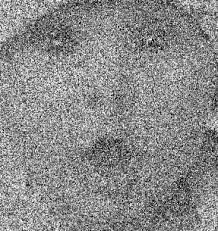
#> input picture Lab1/XLA_lab1/exercise/baby.jpeg, 218 x 231 px
$ jupyter execute lab1.ipynb
#> lines starting #> are read from the running program, lines starting #| are printed output that depends on the picture
<!-- CÂU 1 -->

[cell 1]
from PIL import Image

img = Image.open('./XLA_lab1/exercise/baby.jpeg').convert('RGB')
#> img is the input picture: PIL image 218x231 RGB; min 0, max 255, mean 137.8
r, g, b = img.split()
red_img = Image.merge('RGB', (r, Image.new('L', r.size), Image.new('L', r.size)))
red_img.save('./XLA_lab1/red.jpg')

green_img = Image.merge('RGB', (Image.new('L', g.size), g, Image.new('L', g.size)))
green_img.save('./XLA_lab1/green.jpg')

blue_img = Image.merge('RGB', (Image.new('L', b.size), Image.new('L', b.size), b))
blue_img.save('./XLA_lab1/blue.jpg')

<!-- CÂU 2 -->

[cell 2]
import numpy as np
import imageio.v2 as iio
import matplotlib.pylab as plt

img = iio.imread('./XLA_lab1/exercise/baby.jpeg')

swapped_rb = img.copy()
swapped_rb[:, :, [0, 2]] = swapped_rb[:, :, [2, 0]]

swapped_rg = img.copy()
swapped_rg[:, :, [0, 1]] = swapped_rg[:, :, [1, 0]]

swapped_gb = img.copy()
swapped_gb[:, :, [1, 2]] = swapped_gb[:, :, [2, 1]]

iio.imwrite('./XLA_lab1/swapped_rb.jpg', swapped_rb)
iio.imwrite('./XLA_lab1/swapped_rg.jpg', swapped_rg)
iio.imwrite('./XLA_lab1/swapped_gb.jpg', swapped_gb)

plt.figure(figsize=(12,4))
plt.subplot(1,4,1)
plt.imshow(img)
plt.title('Original')
plt.axis('off')

plt.subplot(1,4,2)
plt.imshow(swapped_rb)
plt.title('Swap R<->B')
plt.axis('off')

plt.subplot(1,4,3)
plt.imshow(swapped_rg)
plt.title('Swap R<->G')
plt.axis('off')

plt.subplot(1,4,4)
plt.imshow(swapped_gb)
plt.title('Swap G<->B')
plt.axis('off')

plt.show()

<!-- CÂU 3 -->

[cell 3]
import numpy as np
import imageio.v2 as iio
import colorsys

img = iio.imread('./XLA_lab1/exercise/flower.jpeg')
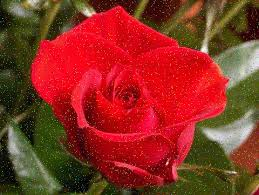
#> input picture Lab1/XLA_lab1/exercise/flower.jpeg, 259 x 195 px
#> img is the input picture: shape (195, 259, 3); mean R, G, B 138.9, 49.1, 35
img = img / 255.0
hsv_img = np.zeros_like(img)

for i in range(img.shape[0]):
    for j in range(img.shape[1]):
        r, g, b = img[i, j]
        h, s, v = colorsys.rgb_to_hsv(r, g, b)
        hsv_img[i, j] = [h, s, v]
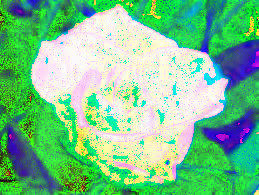
#> hsv_img: shape (195, 259, 3) float64; mean R, G, B 0.483, 0.767, 0.555

H = hsv_img[:, :, 0]
S = hsv_img[:, :, 1]
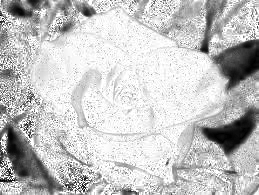
#> S: shape (195, 259) float64; min 0, max 1, mean 0.767
V = hsv_img[:, :, 2]
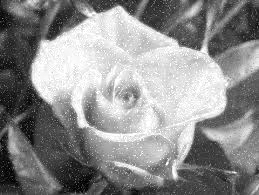
#> V: shape (195, 259) float64; min 0, max 1, mean 0.555

H_img = (H * 255).astype(np.uint8)
S_img = (S * 255).astype(np.uint8)
V_img = (V * 255).astype(np.uint8)

iio.imwrite('./XLA_lab1/hue.jpg', H_img)
iio.imwrite('./XLA_lab1/saturation.jpg', S_img)
iio.imwrite('./XLA_lab1/value.jpg', V_img)

<!-- CÂU 4 -->

[cell 4]
import numpy as np
import imageio.v2 as iio
import colorsys

img = iio.imread('./XLA_lab1/exercise/baby.jpeg') / 255.0
#> img: shape (231, 218, 3) float64; min 0, max 1, mean 0.54

hsv_img = np.zeros_like(img)

for i in range(img.shape[0]):
    for j in range(img.shape[1]):
        r, g, b = img[i, j]
        h, s, v = colorsys.rgb_to_hsv(r, g, b)

        h_new = 1/3
        v_new = 0.75 * v
        hsv_img[i, j] = [h_new, s, v_new]
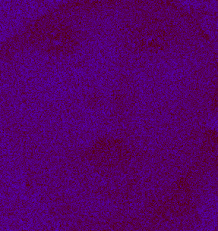
#> hsv_img: shape (231, 218, 3) float64; mean R, G, B 0.333, 0, 0.405

rgb_new = np.zeros_like(img)
for i in range(img.shape[0]):
    for j in range(img.shape[1]):
        h, s, v = hsv_img[i, j]
        r, g, b = colorsys.hsv_to_rgb(h, s, v)
        rgb_new[i, j] = [r, g, b]
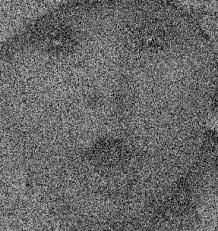
#> rgb_new: shape (231, 218, 3) float64; min 0, max 0.75, mean 0.405

rgb_new_img = (rgb_new * 255).astype(np.uint8)
iio.imwrite('./XLA_lab1/hsv_modified.jpg', rgb_new_img)

<!-- CÂU 5 -->

[cell 5]
import numpy as np
import imageio.v2 as iio
import scipy.ndimage as sn
import os

folder = './XLA_lab1/exercise'
output_folder = './XLA_lab1/mean_filtered'
os.makedirs(output_folder, exist_ok=True)

for filename in os.listdir(folder):
    if filename.lower().endswith(('.jpg', '.jpeg', '.png', '.bmp', '.tif')):
        img_path = os.path.join(folder, filename)
        img = iio.imread(img_path)

        if img.ndim == 3:
            filtered = np.zeros_like(img)
            for c in range(3):
                filtered[:, :, c] = sn.uniform_filter(img[:, :, c], size=3)
        else:
            filtered = sn.uniform_filter(img, size=3)
        save_path = os.path.join(output_folder, f'mean_{filename}')
        iio.imwrite(save_path, filtered)
        print(f'Đã lưu: {save_path}')
#> pass 2 of the loop `for filename in os.listdir(folder):`:
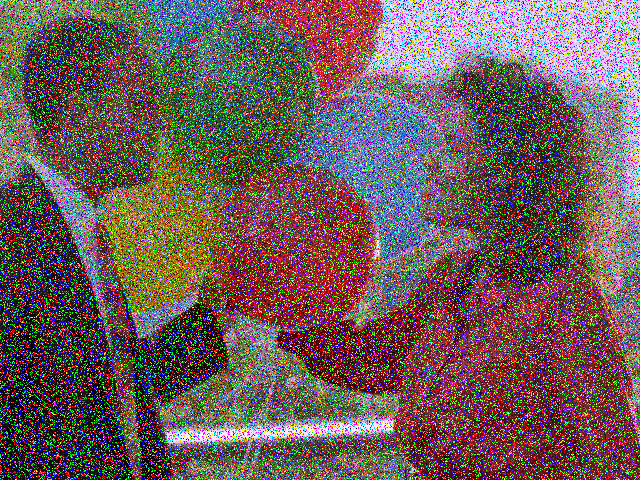
#> input picture Lab1/XLA_lab1/exercise/balloons_noisy.png, 640 x 480 px
#> img is the input picture: shape (480, 640, 3); mean R, G, B 109.1, 92, 89.9

<!-- CÂU 6 -->

[cell 6]
import numpy as np
import imageio.v2 as iio
import scipy.ndimage as sn
import os

folder = './XLA_lab1/exercise'
output_folder = './XLA_lab1/denoise'
os.makedirs(output_folder, exist_ok=True)

for filename in os.listdir(folder):
    if filename.lower().endswith(('.jpg', '.jpeg', '.png', '.bmp', '.tif')):
        img_path = os.path.join(folder, filename)
        img = iio.imread(img_path)

        # Nếu ảnh màu, áp dụng filter cho từng kênh
        if img.ndim == 3:
            mean = np.zeros_like(img)
            median = np.zeros_like(img)
            gaussian = np.zeros_like(img)
            for c in range(3):
                mean[:, :, c] = sn.uniform_filter(img[:, :, c], size=3)
                median[:, :, c] = sn.median_filter(img[:, :, c], size=3)
                gaussian[:, :, c] = sn.gaussian_filter(img[:, :, c], sigma=1)
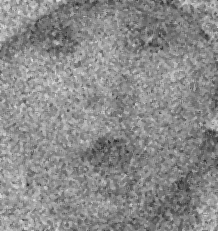
#> median: shape (231, 218, 3); min 39, max 226, mean 138.4
        else:
            mean = sn.uniform_filter(img, size=3)
            median = sn.median_filter(img, size=3)
            gaussian = sn.gaussian_filter(img, sigma=1)

        # Lưu ảnh đã lọc
        iio.imwrite(os.path.join(output_folder, f'mean_{filename}'), mean)
        iio.imwrite(os.path.join(output_folder, f'median_{filename}'), median)
        iio.imwrite(os.path.join(output_folder, f'gaussian_{filename}'), gaussian)
        print(f'Đã lưu: mean_{filename}, median_{filename}, gaussian_{filename}')
#> pass 2 of the loop `for filename in os.listdir(folder):`:
#> after the loop `for c in range(3):`:
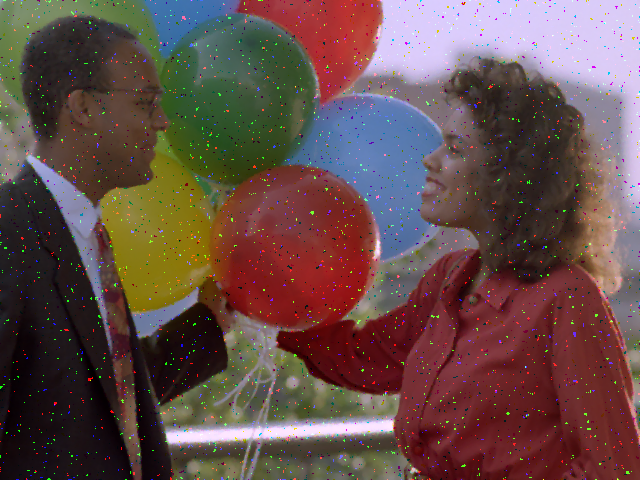
#> median: shape (480, 640, 3); mean R, G, B 101.3, 77.4, 74.4

<!-- CÂU7 -->

[cell 7]
import numpy as np
import imageio.v2 as iio
import scipy.ndimage as sn
from skimage import filters
import matplotlib.pyplot as plt
import os
import glob

input_folder = 'Exercise'
output_folder = 'Exercise_Edges'
os.makedirs(output_folder, exist_ok=True)

image_paths = glob.glob(os.path.join(input_folder, '*'))

for img_path in image_paths:
    img = iio.imread(img_path, as_gray=True)
#> img: shape (231, 218) float32; min 0, max 255, mean 137.8

    if img.dtype != np.uint8:
        img = (img * 255).astype(np.uint8)
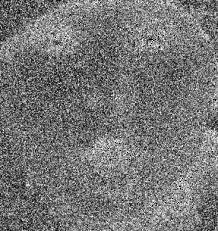
#> img: shape (231, 218); min 0, max 255, mean 117.8

    denoised = sn.gaussian_filter(img, sigma=1)
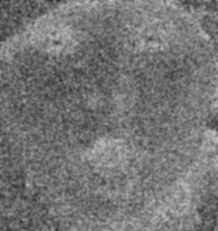
#> denoised: shape (231, 218); min 46, max 194, mean 116.8

    edges = filters.sobel(denoised)
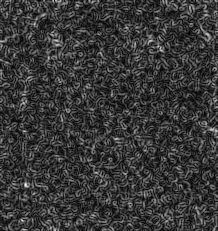
#> edges: shape (231, 218) float64; min 0, max 0.221, mean 0.0488; drawn with min black and max white

    edges_uint8 = (edges / edges.max() * 255).astype(np.uint8)

    base_name = os.path.basename(img_path)
    save_path = os.path.join(output_folder, f'edge_{base_name}')

    iio.imwrite(save_path, edges_uint8)
#> pass 2 of the loop `for img_path in image_paths:`:
#> `img = (img * 255).astype(np.uint8)`:
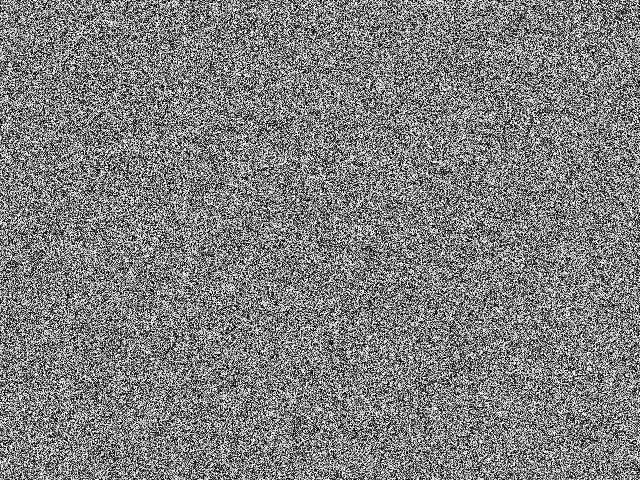
#> img: shape (480, 640); min 0, max 255, mean 126.8

print("Đã xử lý xong tất cả ảnh.")

<!-- CÂU 8 -->

[cell 8]
import numpy as np
import imageio.v2 as iio
import scipy.ndimage as sn
import os
import glob

input_folder = 'Exercise'
output_folder = 'Exercise_RandomRGB'
os.makedirs(output_folder, exist_ok=True)

image_paths = glob.glob(os.path.join(input_folder, '*'))

for img_path in image_paths:
    img = iio.imread(img_path)

    if img.ndim == 3:
        denoised = np.zeros_like(img)
        for c in range(3):
            denoised[:, :, c] = sn.gaussian_filter(img[:, :, c], sigma=1)
    else:
        denoised = sn.gaussian_filter(img, sigma=1)

    if denoised.ndim == 3 and denoised.shape[2] == 3:
        order = np.random.permutation([0, 1, 2])
        random_rgb = denoised[:, :, order]
    else:
        random_rgb = denoised

    base_name = os.path.basename(img_path)
    save_path = os.path.join(output_folder, f'randomRGB_{base_name}')
    iio.imwrite(save_path, random_rgb.astype(np.uint8))
#> pass 2 of the loop `for img_path in image_paths:`:

print("Đã xử lý xong tất cả ảnh.")

<!-- CÂU 9 -->

[cell 9]
import numpy as np
import imageio.v2 as iio
import scipy.ndimage as sn
import os
import glob
import colorsys

input_folder = 'Exercise'
output_folder = 'Exercise_RandomHSV'
os.makedirs(output_folder, exist_ok=True)

image_paths = glob.glob(os.path.join(input_folder, '*'))

# Tạo danh sách các hoán vị không trùng nhau cho số ảnh
from itertools import permutations
perm_list = list(permutations([0, 1, 2]))
np.random.shuffle(perm_list)
assert len(perm_list) >= len(image_paths), "Số ảnh vượt quá số hoán vị kênh HSV!"

for idx, img_path in enumerate(image_paths):
    img = iio.imread(img_path)

    if img.ndim == 3:
        denoised = np.zeros_like(img)
        for c in range(3):
            denoised[:, :, c] = sn.gaussian_filter(img[:, :, c], sigma=1)
    else:
        denoised = sn.gaussian_filter(img, sigma=1)

    if denoised.ndim == 3 and denoised.shape[2] == 3:

        img_norm = denoised / 255.0
        hsv_img = np.zeros_like(img_norm)
        for i in range(img_norm.shape[0]):
            for j in range(img_norm.shape[1]):
                hsv_img[i, j] = colorsys.rgb_to_hsv(*img_norm[i, j])

        perm = perm_list[idx]
        hsv_permuted = hsv_img[:, :, perm]

        rgb_new = np.zeros_like(hsv_permuted)
        for i in range(hsv_permuted.shape[0]):
            for j in range(hsv_permuted.shape[1]):
                rgb_new[i, j] = colorsys.hsv_to_rgb(*hsv_permuted[i, j])
        rgb_new = (rgb_new * 255).astype(np.uint8)
    else:
        rgb_new = denoised

    base_name = os.path.basename(img_path)
    save_path = os.path.join(output_folder, f'randomHSV_{base_name}')
    iio.imwrite(save_path, rgb_new)
#> pass 2 of the loop `for idx, img_path in enumerate(image_paths):`:

print("Đã xử lý xong tất cả ảnh.")
